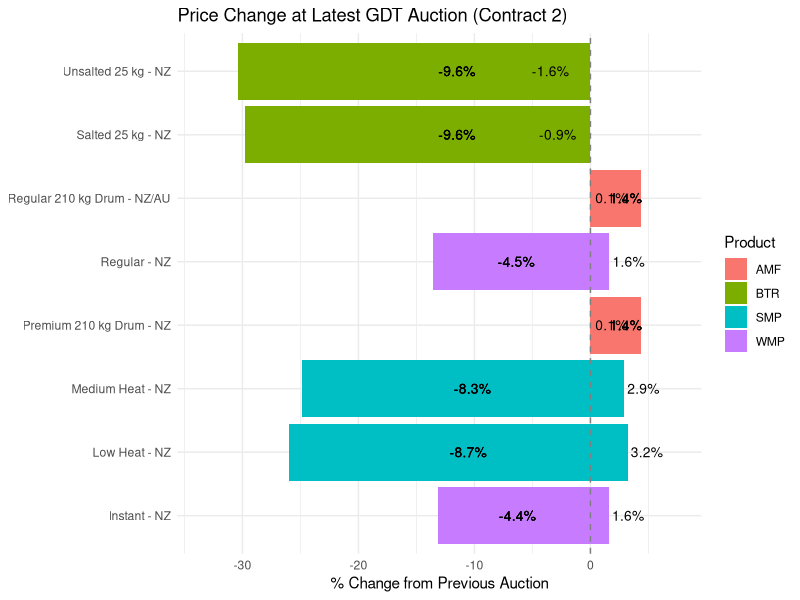
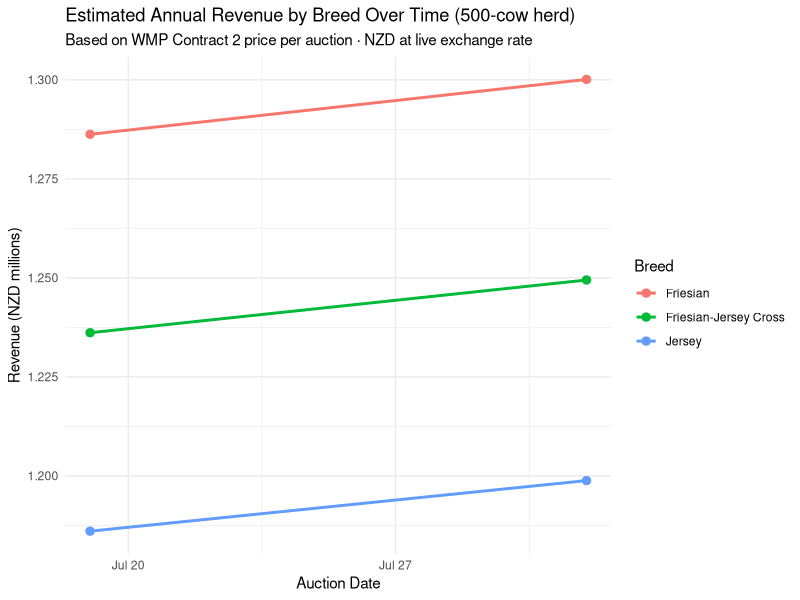

Reproduce these figures in R, in order.
library(readr)
library(ggplot2)
library(dplyr)

# ── Load scraped auction data ─────────────────────────────────────────────────
prices <- read_csv("data/gdt_prices.csv",
                   col_types = cols(
                     product     = col_character(),
                     variant     = col_character(),
                     contract    = col_character(),
                     current     = col_double(),
                     previous    = col_double(),
                     pct_change  = col_double(),
                     scrape_date = col_date()
                   ))

milk_summary <- read_csv("data/milk_price_summary.csv",
                         col_types = cols(
                           scrape_date          = col_date(),
                           wmp_c2_usd           = col_double(),
                           wmp_c2_nzd_per_kg_ms = col_double()
                         ))

# ── Breed parameters ──────────────────────────────────────────────────────────
breeds <- tibble(
  breed         = c("Friesian", "Jersey", "Friesian-Jersey Cross"),
  kg_ms_per_cow = c(385, 355, 370)
)

# ── Plot 1: % change at latest auction (Contract 2) ───────────────────────────
prices %>%
  filter(!is.na(pct_change), contract == "Contract 2") %>%
  ggplot(aes(x = variant, y = pct_change, fill = product)) +
  geom_col() +
  geom_text(aes(label = paste0(round(pct_change, 1), "%"),
                hjust = ifelse(pct_change >= 0, -0.1, 1.1)),
            size = 3.5) +
  geom_hline(yintercept = 0, linetype = "dashed", colour = "grey50") +
  coord_flip() +
  scale_y_continuous(expand = expansion(mult = 0.15)) +
  labs(
    title = "Price Change at Latest GDT Auction (Contract 2)",
    x = NULL,
    y = "% Change from Previous Auction",
    fill = "Product"
  ) +
  theme_minimal()

# ── Plot 2: Estimated revenue over time (500-cow herd, by breed) ──────────────
breeds %>%
  cross_join(
    milk_summary %>%
      filter(!is.na(wmp_c2_nzd_per_kg_ms)) %>%
      group_by(scrape_date) %>%
      slice_tail(n = 1) %>%   # one entry per auction date
      ungroup()
  ) %>%
  mutate(revenue_500 = kg_ms_per_cow * 500 * wmp_c2_nzd_per_kg_ms) %>%
  ggplot(aes(x = scrape_date, y = revenue_500 / 1e6, colour = breed)) +
  geom_line(linewidth = 1) +
  geom_point(size = 2.5) +
  labs(
    title = "Estimated Annual Revenue by Breed Over Time (500-cow herd)",
    subtitle = "Based on WMP Contract 2 price per auction · NZD at live exchange rate",
    x = "Auction Date",
    y = "Revenue (NZD millions)",
    colour = "Breed"
  ) +
  theme_minimal()
